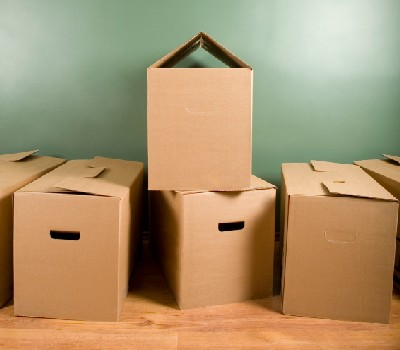
#> input picture COMP4102/comp4102a1/EdgeDetection/img0.jpg, 400 x 350 px
$ python EdgeDetection.py
#> lines starting #> are read from the running program, lines starting #| are printed output that depends on the picture
#> in main, img is the input picture: shape (350, 400, 3); mean B, G, R 110, 147.3, 171.7
# COMP4102 Assignment 1
# EdgeDetection.py

from math import atan2, ceil, sqrt

import numpy as np
import cv2 as cv

def myEdgeFilter(img0, sigma):
    # Smooth the image using gaussian filter
#> called with sigma = 0.2
    gaussian_filter = cv.GaussianBlur(img0, (5,5), 2*ceil(3*sigma)+1, sigma, cv.BORDER_DEFAULT)

    # Turn the image into greyscale
    grey = cv.cvtColor(gaussian_filter, cv.COLOR_BGR2GRAY)
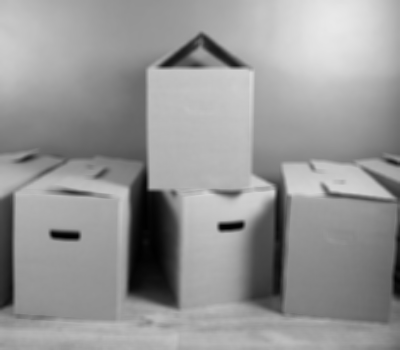
#> grey: shape (350, 400); min 1, max 233, mean 150.3
    cv.imshow("Greyscale Image", grey)

    # Show the original image and the Gaussian Smoothing image side by side
    cv.imshow("Gaussian Smoothing", np.hstack((img0, gaussian_filter)))
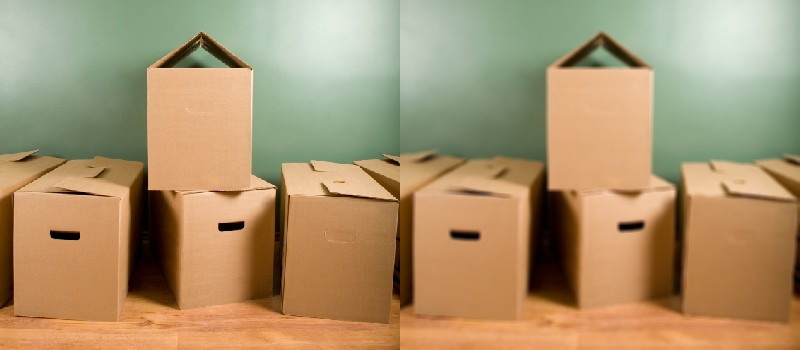
#> window 'Gaussian Smoothing': shape (350, 800, 3); mean B, G, R 110, 147.3, 171.7

    # Array used for sobel filter in x & y
    sobelfilterx = np.array([[-1 , 0, 1],
                            [-2, 0 , 2],
                            [-1, 0, 1]])
    sobelfiltery = np.array([[-1 , -2, -1],
                            [0, 0 , 0],
                            [1, 2, 1]])

    # Filters the image using the sobel filter above
    filteredx = cv.filter2D(grey, -1, sobelfilterx)
    filteredy = cv.filter2D(grey, -1, sobelfiltery)

    # Applying the sobel filter
    sobelimg = cv.phase(np.array(filteredx, np.float32), np.array(filteredy, np.float32))
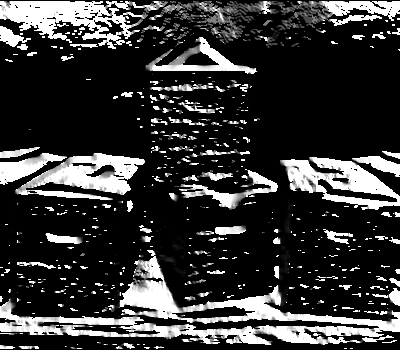
#> sobelimg: shape (350, 400) float32; min 0, max 1.57, mean 0.336; drawn with min black and max white
    cv.imshow("Sobel Filter", sobelimg)
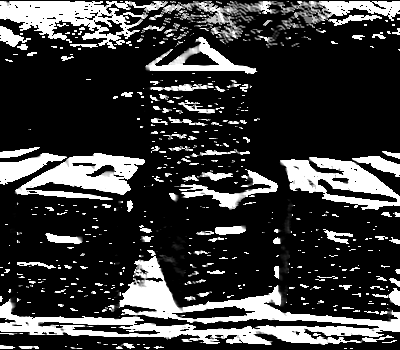
#> window 'Sobel Filter': shape (350, 400); min 0, max 255, mean 59

    # Sobel combining both x & y
    sobelx = cv.convertScaleAbs(filteredx)
    sobely = cv.convertScaleAbs(filteredy)
    sobelcombined = cv.addWeighted(sobelx, 0.5, sobely, 0.5, 0)
    cv.imshow("SobelCombined", sobelcombined)

    # Making sobel filtered image into np array
    sobelx = np.array(filteredx, np.float64)
    sobely = np.array(filteredy, np.float64)

    # Gradient Magnitude estimation
    magnitude = np.sqrt((sobelx * sobelx) + (sobely * sobely))
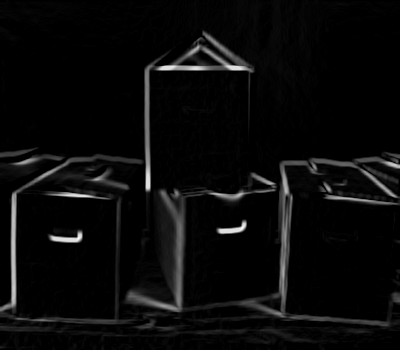
#> magnitude: shape (350, 400) float64; min 0, max 290.3, mean 11.7; drawn with min black and max white
    # Gradient Orientation
    orientation = np.arctan2(sobelx, sobely)
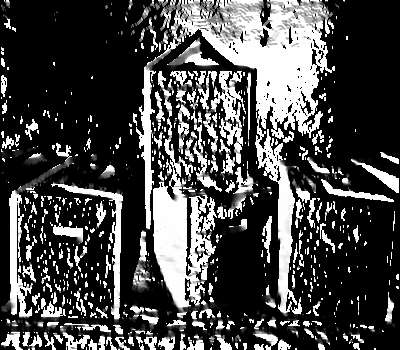
#> orientation: shape (350, 400) float64; min 0, max 1.57, mean 0.441; drawn with min black and max white

    # Show the images
    cv.imshow("Gradient Magnitude and & Gradient Orientation", np.hstack((magnitude, orientation)))
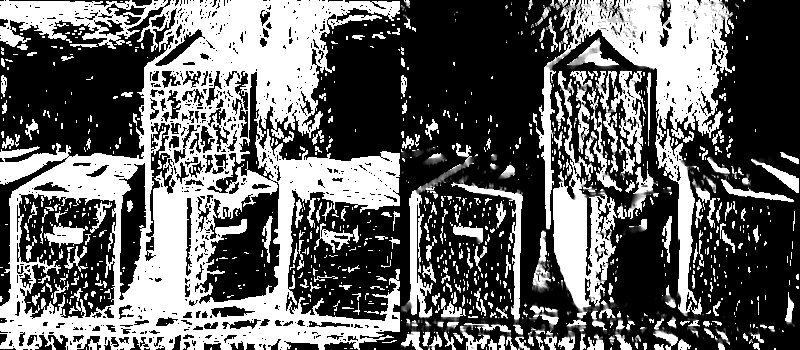
#> window 'Gradient Magnitude and & Gradi': shape (350, 800); min 0, max 255, mean 101.1

    cv.waitKey(0) # waits until a key is pressed
    cv.destroyAllWindows() # destroys the window showing image

    cv.imwrite("EdgeMagnitude.jpg", magnitude)

    return magnitude

def main():
    # Image to be used
    input = './img0.jpg' # change this to whatever image you want to use
    img = cv.imread(input)

    # Run the Edge Filter!
    myEdgeFilter(img, 0.2)

if __name__ == '__main__':
    main()

$ run again, with COMP4102/comp4102a1/EdgeDetection/cat2.jpg copied over COMP4102/comp4102a1/EdgeDetection/img0.jpg
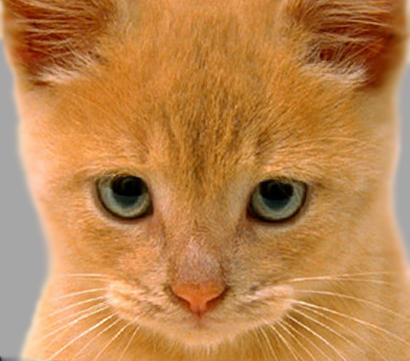
#> input picture COMP4102/comp4102a1/EdgeDetection/cat2.jpg, 410 x 361 px
#> in main, img is the input picture: shape (361, 410, 3); mean B, G, R 77.1, 132.5, 188.3
#> in myEdgeFilter, `orientation = np.arctan2(sobelx, sobely)`:
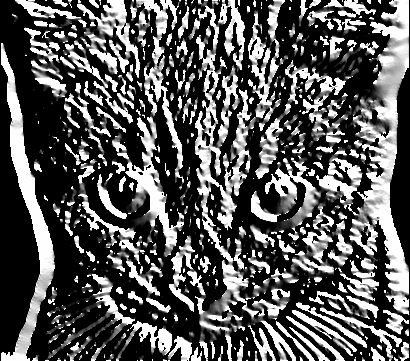
#> orientation: shape (361, 410) float64; min 0, max 1.57, mean 0.54; drawn with min black and max white
#> in myEdgeFilter, `cv.imshow("Gradient Magnitude and & Gradient Orientation", np.hstack((..`:
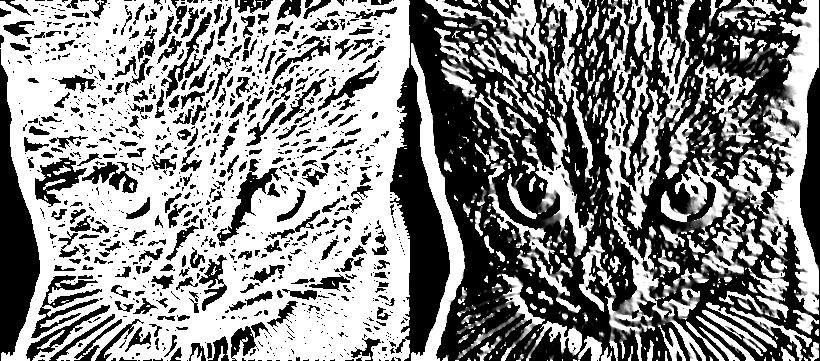
#> window 'Gradient Magnitude and & Gradi': shape (361, 820); min 0, max 255, mean 138.8
